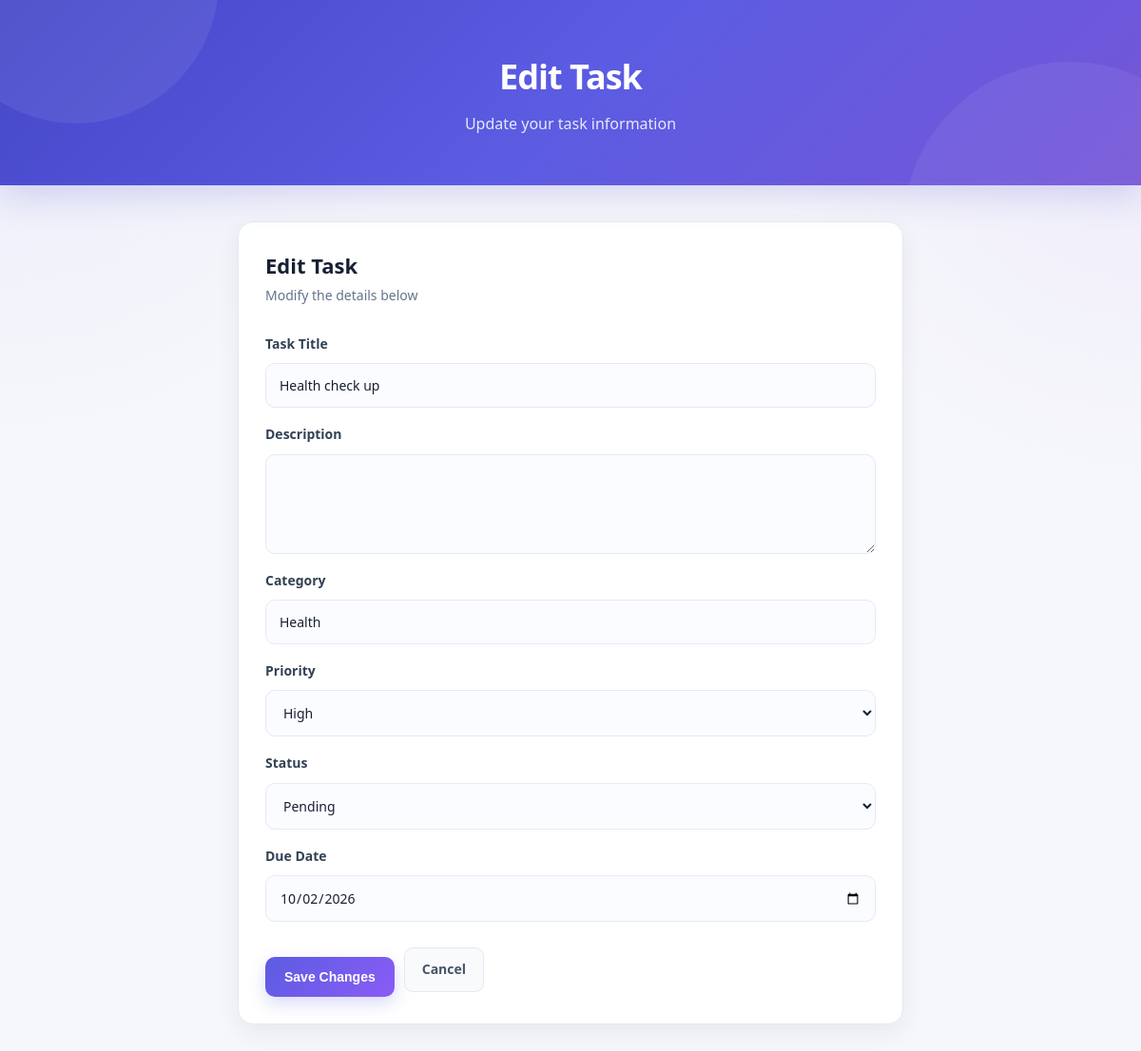
Screenshot of /edit/5 with the database file from the repository.
### tables this page shows
CREATE TABLE tasks (

            id INTEGER PRIMARY KEY AUTOINCREMENT,

            title TEXT NOT NULL,

            description TEXT,

            category TEXT NOT NULL DEFAULT 'General',

            priority TEXT NOT NULL DEFAULT 'Medium',

            status TEXT NOT NULL DEFAULT 'Pending',

            due_date TEXT,

            created_at TEXT NOT NULL DEFAULT CURRENT_TIMESTAMP

        );

### app.py (the view, shortened to what this page needs)
@app.route(
    "/edit/<int:task_id>",
    methods=["GET", "POST"]
)
def edit_task(task_id):
    conn = get_db_connection()
    task = conn.execute("""
        SELECT *
        FROM tasks
        WHERE id = ?
    """, (task_id,)).fetchone()
    conn.close()
    return render_template(
        "edit.html",
        task=task
    )

### app.py (called while the page is built)
def get_db_connection():
    conn = sqlite3.connect(DATABASE)
    conn.row_factory = sqlite3.Row
    return conn

### templates/edit.html (shortened to what this page needs)
<!DOCTYPE html>
<html lang="en">
<head>
    <link
        rel="stylesheet"
        href="{{ url_for(
            'static',
            filename='css/style.css'
        ) }}"
    >
</head>
<body>
<header class="main-header">
    <div class="header-content">
        <h1>
            Edit Task
        </h1>
        <p>
            Update your task information
        </p>
    </div>
</header>
<main class="container">
    <section class="card edit-card">
        <div class="section-heading">
            <div>
                <h2>
                    Edit Task
                </h2>
                <p class="section-subtitle">
                    Modify the details below
                </p>
            </div>
        </div>
        <form
            action="{{ url_for(
                'edit_task',
                task_id=task['id']
            ) }}"
            method="POST"
            class="task-form"
        >
            <label for="title">
                Task Title
            </label>
            <input
                type="text"
                id="title"
                name="title"
                value="{{ task['title'] }}"
                required
            >
            <label for="description">
                Description
            </label>
            <textarea
                id="description"
                name="description"
            >{{ task['description'] or '' }}</textarea>
            <label for="category">
                Category
            </label>
            <input
                type="text"
                id="category"
                name="category"
                value="{{ task['category'] }}"
            >
            <label for="priority">
                Priority
            </label>
            <select
                id="priority"
                name="priority"
            >
                <option
                    value="High"
                    {% if task['priority'] == 'High' %}
                        selected
                    {% endif %}
                >
                    High
                </option>
            </select>
            <label for="status">
                Status
            </label>
            <select
                id="status"
                name="status"
            >
                <option
                    value="Pending"
                    {% if task['status'] == 'Pending' %}
                        selected
                    {% endif %}
                >
                    Pending
                </option>
            </select>
            <label for="due_date">
                Due Date
            </label>
            <input
                type="date"
                id="due_date"
                name="due_date"
                value="{{ task['due_date'] or '' }}"
            >
            <div class="edit-actions">
                <button
                    type="submit"
                    class="primary-button"
                >
                    Save Changes
                </button>
                <a
                    href="{{ url_for('home') }}"
                    class="cancel-button"
                >
                    Cancel
                </a>
            </div>
        </form>
    </section>
</main>
</body>
</html>

### static/css/style.css (style rules this page uses)
* { box-sizing: border-box; margin: 0; padding: 0; }
:root { --primary: #5b5ce2; --primary-dark: #4748c7; --primary-soft: #eef0ff; --purple: #8b5cf6; --text: #172033; --text-light: #64748b; --white: #ffffff; --background: #f6f7fb; --border: #e7e9f2; --green: #16a34a; --green-soft: #eaf8ef; --orange: #ea8a00; --orange-soft: #fff4df; --red: #dc3545; --red-soft: #fff0f1; --blue: #2563eb; --blue-soft: #eaf2ff; --shadow-sm: 0 2px 8px rgba(30, 41, 59, 0.05); --shadow: 0 8px 25px rgba(30, 41, 59, 0.07); --shadow-lg: 0 18px 45px rgba(30, 41, 59, 0.11); --radius: 16px; }
body { min-height: 100vh; background: radial-gradient(circle at 0% 0%, rgba(91, 92, 226, 0.08), transparent 28%), radial-gradient(circle at 100% 10%, rgba(139, 92, 246, 0.07), transparent 25%), var(--background); color: var(--text); font-family: "Segoe UI", Arial, sans-serif; line-height: 1.6; }
.main-header { position: relative; overflow: hidden; background: linear-gradient( 135deg, #4547c8 0%, #5b5ce2 50%, #7656d8 100% ); color: white; padding: 52px 20px; text-align: center; box-shadow: 0 10px 35px rgba(71, 72, 199, 0.2); }
.main-header::before { content: ""; position: absolute; width: 300px; height: 300px; border-radius: 50%; background: rgba(255, 255, 255, 0.07); top: -170px; left: -70px; }
.main-header::after { content: ""; position: absolute; width: 350px; height: 350px; border-radius: 50%; background: rgba(255, 255, 255, 0.06); right: -100px; bottom: -220px; }
.header-content { position: relative; z-index: 2; max-width: 1100px; margin: auto; }
.main-header h1 { margin: 0; font-size: 36px; font-weight: 800; letter-spacing: -1px; }
.main-header p { margin-top: 8px; color: rgba(255, 255, 255, 0.86); font-size: 16px; }
.container { width: 91%; max-width: 1180px; margin: 38px auto; }
.card { background: rgba(255, 255, 255, 0.96); border: 1px solid var(--border); border-radius: var(--radius); padding: 28px; margin-bottom: 26px; box-shadow: var(--shadow); }
.card h2 { color: var(--text); font-size: 21px; font-weight: 750; margin-bottom: 6px; }
.section-heading { display: flex; align-items: center; justify-content: space-between; gap: 20px; margin-bottom: 20px; }
.section-heading h2 { margin: 0; font-size: 22px; }
.section-subtitle { color: var(--text-light); font-size: 14px; margin-top: 3px; }
.task-form { display: flex; flex-direction: column; gap: 9px; }
.task-form label { color: #334155; font-size: 14px; font-weight: 650; margin-top: 8px; }
.task-form input, .task-form textarea, .task-form select { width: 100%; border: 1px solid var(--border); border-radius: 10px; background: #fbfcff; color: var(--text); padding: 13px 14px; font-family: inherit; font-size: 14px; transition: 0.2s ease; }
.task-form textarea { min-height: 105px; resize: vertical; }
.primary-button { margin-top: 15px; border: none; border-radius: 10px; padding: 13px 20px; background: linear-gradient( 135deg, var(--primary), var(--purple) ); color: white; font-size: 14px; font-weight: 700; cursor: pointer; box-shadow: 0 7px 18px rgba(91, 92, 226, 0.22); transition: 0.25s ease; }
.edit-card { max-width: 700px; margin: 0 auto; }
.edit-actions { display: flex; align-items: center; gap: 10px; margin-top: 13px; }
.cancel-button { display: inline-block; border: 1px solid var(--border); border-radius: 9px; padding: 11px 18px; background: #f8fafc; color: #475569; text-decoration: none; font-size: 14px; font-weight: 700; transition: 0.2s ease; }

### rows the page displays
tasks: title "Health check up", category "Health", priority "High", status "Pending", due_date "10/02/2026"
